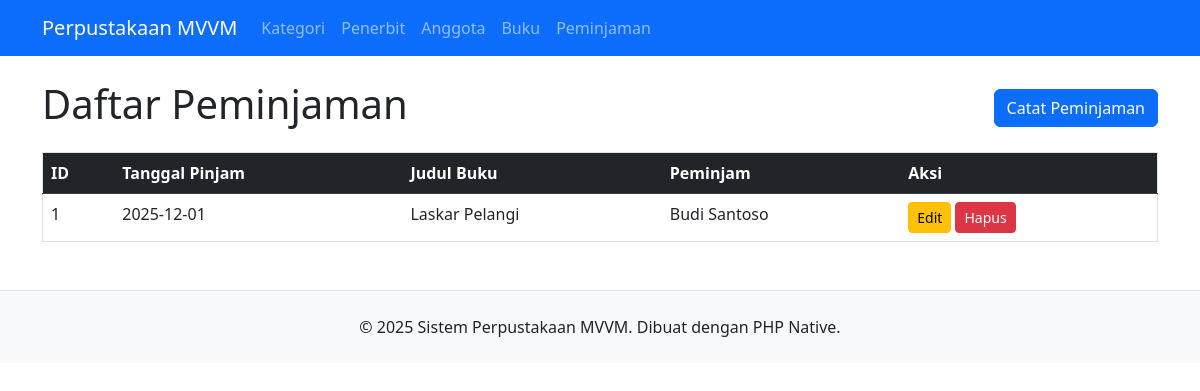
The app's page /index.php?page=peminjaman with its own data.
### tables this page shows
CREATE TABLE `peminjaman` (
  `id_peminjaman` int(11) NOT NULL,
  `id_buku` int(11) DEFAULT NULL,
  `id_anggota` int(11) DEFAULT NULL,
  `tanggal_pinjam` date DEFAULT NULL
);

CREATE TABLE `buku` (
  `id_buku` int(11) NOT NULL,
  `judul_buku` varchar(200) NOT NULL,
  `pengarang` varchar(100) DEFAULT NULL,
  `id_kategori` int(11) DEFAULT NULL,
  `id_penerbit` int(11) DEFAULT NULL
);

CREATE TABLE `anggota` (
  `id_anggota` int(11) NOT NULL,
  `nama_anggota` varchar(100) NOT NULL,
  `nomor_telepon` varchar(20) DEFAULT NULL
);

### viewmodels/PeminjamanViewModel.php (called while the page is built, shortened)
<?php
require_once 'models/Peminjaman.php';
class PeminjamanViewModel {
    private $model;
    public function __construct() {
        $database = new Database();
        $db = $database->getConnection();
        $this->model = new Peminjaman($db);
    }
    public function viewList() {
        return $this->model->read();
    }
}
?>

### models/Peminjaman.php (called while the page is built, shortened)
<?php
class Peminjaman {
    private $conn;
    private $table_name = "peminjaman";
    public function __construct($db) {
        $this->conn = $db;
    }
    public function read() {
        $query = "SELECT pm.id_peminjaman, pm.tanggal_pinjam, pm.id_buku, pm.id_anggota,
                         b.judul_buku, a.nama_anggota
                  FROM " . $this->table_name . " pm
                  LEFT JOIN buku b ON pm.id_buku = b.id_buku
                  LEFT JOIN anggota a ON pm.id_anggota = a.id_anggota
                  ORDER BY pm.id_peminjaman DESC";
        $stmt = $this->conn->prepare($query);
        $stmt->execute();
        return $stmt;
    }
}
?>

### views/peminjaman_list.php (the view)
<?php
require_once 'viewmodels/PeminjamanViewModel.php';
$viewModel = new PeminjamanViewModel();
$rows = $viewModel->viewList();
?>
<div class="mb-3 d-flex justify-content-between align-items-center">
    <h1>Daftar Peminjaman</h1>
    <a href="index.php?page=peminjaman_form" class="btn btn-primary">Catat Peminjaman</a>
</div>
<table class="table border table-hover">
    <thead class="table-dark">
        <tr>
            <th>ID</th>
            <th>Tanggal Pinjam</th>
            <th>Judul Buku</th>
            <th>Peminjam</th>
            <th>Aksi</th>
        </tr>
    </thead>
    <tbody>
        <?php while ($row = $rows->fetch(PDO::FETCH_ASSOC)): ?>
        <tr>
            <td><?= $row['id_peminjaman'] ?></td>
            <td><?= $row['tanggal_pinjam'] ?></td>
            <td><?= $row['judul_buku'] ?></td>
            <td><?= $row['nama_anggota'] ?></td>
            <td>
                <a href="index.php?page=peminjaman_form&id=<?= $row['id_peminjaman'] ?>" class="btn btn-sm btn-warning">Edit</a>
                <a href="index.php?page=peminjaman_delete&id=<?= $row['id_peminjaman'] ?>" class="btn btn-sm btn-danger" onclick="return confirm('Yakin hapus?')">Hapus</a>
            </td>
        </tr>
        <?php endwhile; ?>
    </tbody>
</table>

### records on screen
peminjaman: id_peminjaman "1", tanggal_pinjam "2025-12-01", id_buku.judul_buku "Laskar Pelangi", id_anggota.nama_anggota "Budi Santoso"
